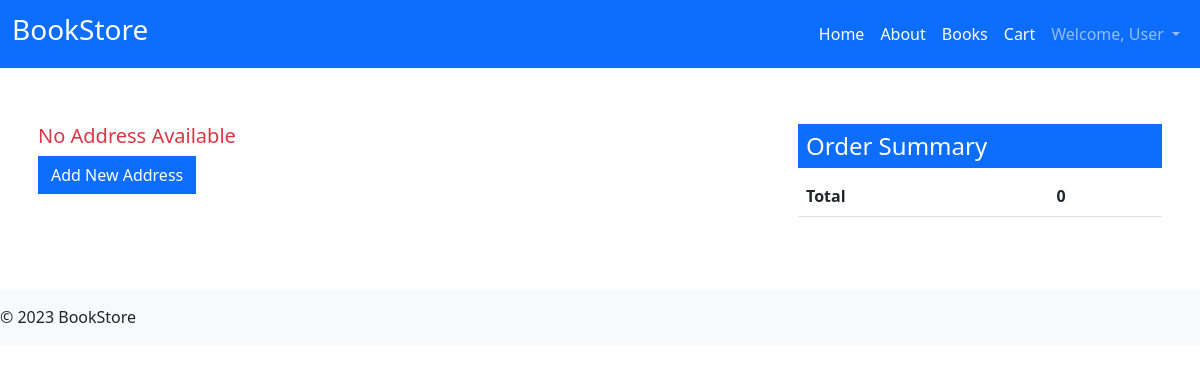
The page /book/check_out/ (signed in) on the database as committed earlier.
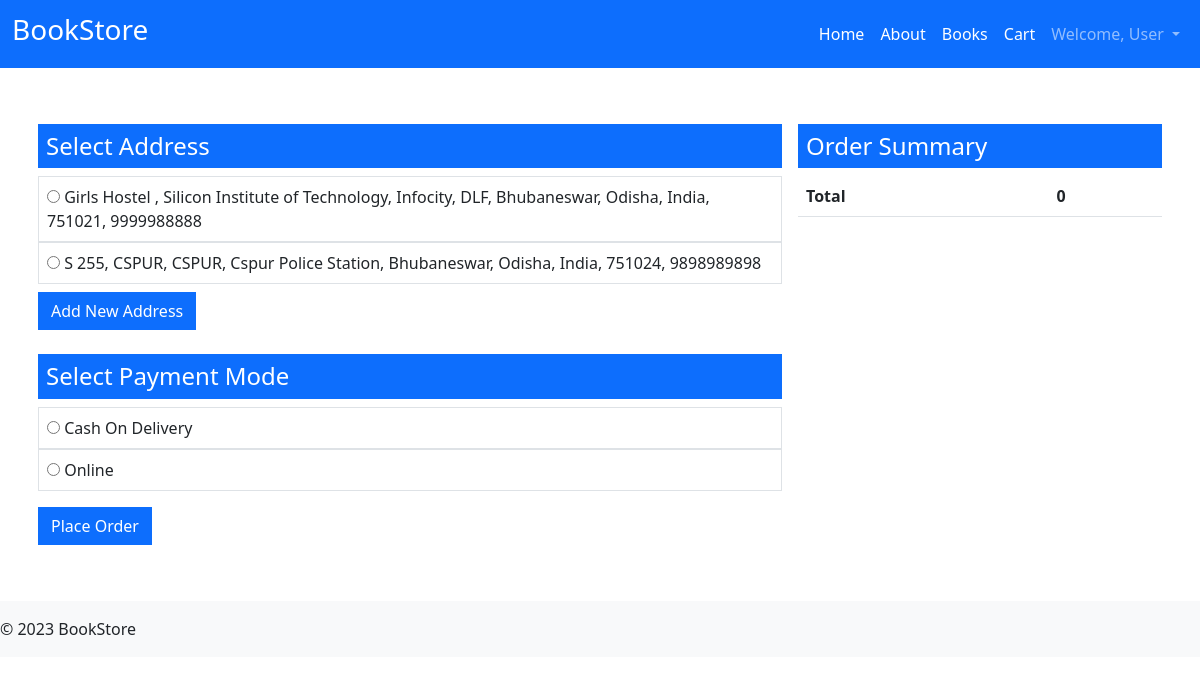
The same page on the database as committed later.
### user/models.py (models this page shows)
class Address(models.Model):
    user = models.ForeignKey(User, on_delete=models.CASCADE)
    address_line_one = models.CharField(max_length=255)
    address_line_two = models.CharField(max_length=255)
    locality = models.CharField(max_length=255)
    landmark = models.CharField(max_length=255)
    city = models.CharField(max_length=255)
    state = models.CharField(max_length=255)
    country = models.CharField(max_length=255)
    zip = models.CharField(max_length=10)
    mobile = models.CharField(max_length=10)
    def __str__(self):
        return self.address_line_one+ ", "+self.address_line_two+ ", "+self.locality+ ", "+self.landmark+ ", "+self.city+ ", "+self.state+ ", "+self.country+ ", "+self.zip+ ", "+self.mobile

### book/views.py (the view)
# urls.py: path("check_out/", check_out, name="check_out"),
def check_out(request):
    addresses = Address.objects.filter(user=request.user)
    cart_details, total_price = get_cart_details(request)
    context = {
        "addresses" : addresses,
        "books" : cart_details,
        "total_price" : total_price
    }
    return render(request, 'book/check_out.html', context)

### book/views.py (called while the page is built, shortened)
def get_cart_details(request):
    total_price = 0
    cart_details = []
    if not request.session.get("cart_items"):
        return cart_details, total_price

### templates/book/check_out.html (shortened to what this page needs)
{% extends 'base.html' %}
{% block content %}
    <div class="container my-5">
        <div class="row">
            <div class="col-md-4 p-2 order-md-2">
                <h4 class="bg-primary text-white p-2">Order Summary</h4>
                <table class="table">
                    <tr>
                        <th>Total</th>
                        <th>{{total_price}}</th>
                    </tr>
                </table>
            </div>
            <div class="col-md-8 p-2">
                    {% if addresses %}
                        <form action="{% url 'place_order' %}" method="POST">
                        <h4 class="bg-primary text-white p-2">Select Address</h4>
                        {% for a in addresses %}
                            <label for="" class="d-block border p-2">
                                <input type="radio" name="address" value="{{a.id}}" required> {{a}}
                            </label>
                        {% endfor %}
                        <button type="button" class="btn btn-primary rounded-0 my-2" data-bs-toggle="modal" data-bs-target="#exampleModal">
                            Add New Address
                        </button>
                        <h4 class="bg-primary text-white p-2 mt-3">Select Payment Mode</h4>
                        <label for="" class="d-block border p-2">
                            <input type="radio" name="payment_mode" value="COD" required> Cash On Delivery
                        </label>
                        <label for="" class="d-block border p-2">
                            <input type="radio" name="payment_mode" value="online" required> Online
                        </label>
                        <input type="submit" value="Place Order" class="btn btn-primary rounded-0 mt-3">
                    </form>
                    {% else %}
                        <h4 class="lead text-danger">No Address Available</h4>
                        <button type="button" class="btn btn-primary rounded-0" data-bs-toggle="modal" data-bs-target="#exampleModal">
                            Add New Address
                        </button>
                    {% endif %}
            </div>
        </div>
    </div>
{% endblock content %}

### templates/base.html (shortened to what this page needs)
{% load static %}
<!DOCTYPE html>
<html lang="en">
<head>
    <link rel="stylesheet" href="https://cdnjs.cloudflare.com/ajax/libs/font-awesome/6.4.0/css/all.min.css" />
    <link rel="stylesheet" href="{% static 'bootstrap/bootstrap.min.css' %}">
    <link rel="stylesheet" href="{% static 'css/style.css' %}">
</head>
<body>
    <nav class="navbar navbar-expand-lg navbar-dark bg-primary">
        <div class="container-fluid">
          <a class="navbar-brand" href="#">
            <h3>BookStore</h3>
          </a>
          <div class="collapse navbar-collapse" id="navbarNav">
            <ul class="navbar-nav ms-auto">
              <li class="nav-item">
                <a class="nav-link active" aria-current="page" href="{% url 'index' %}">Home</a>
              </li>
              <li class="nav-item">
                <a class="nav-link active" aria-current="page" href="{% url 'aboutus' %}">About</a>
              </li>
              <li class="nav-item">
                <a class="nav-link active" aria-current="page" href="{% url 'all_books' %}">Books</a>
              </li>
              {% if user.is_authenticated %}
              <li class="nav-item">
                <a class="nav-link active" aria-current="page" href="{% url 'cart' %}">Cart</a>
              </li>
              <li class="nav-item dropdown">
                <a class="nav-link dropdown-toggle" href="#" role="button" data-bs-toggle="dropdown" aria-expanded="false">
                  Welcome, {{user.first_name}}
                </a>
              </li>
              {% endif %}
              </ul>
          </div>
        </div>
      </nav>
    {% block content %}
    {% endblock content %}
    <footer class="bg-light py-3">
        &copy; 2023 BookStore
    </footer>
</body>
</html>

Rows that differ between the two databases and show on the page:
added Address: address_line_one+address_line_two+locality "Girls Hostel , Silicon Institute of Technology, Infocity, DLF, Bhubaneswar, Odisha, India, 751021, 9999988888"
added Address: address_line_one+address_line_two+locality "S 255, CSPUR, CSPUR, Cspur Police Station, Bhubaneswar, Odisha, India, 751024, 9898989898"
Other text that changed with them:
form field payment_mode: (not shown) → "☐"
form field value: (not shown) → "Place Order"
text no longer shown: "No Address Available"
text now shown: "Select Address Select Payment Mode Cash On Delivery Online"
